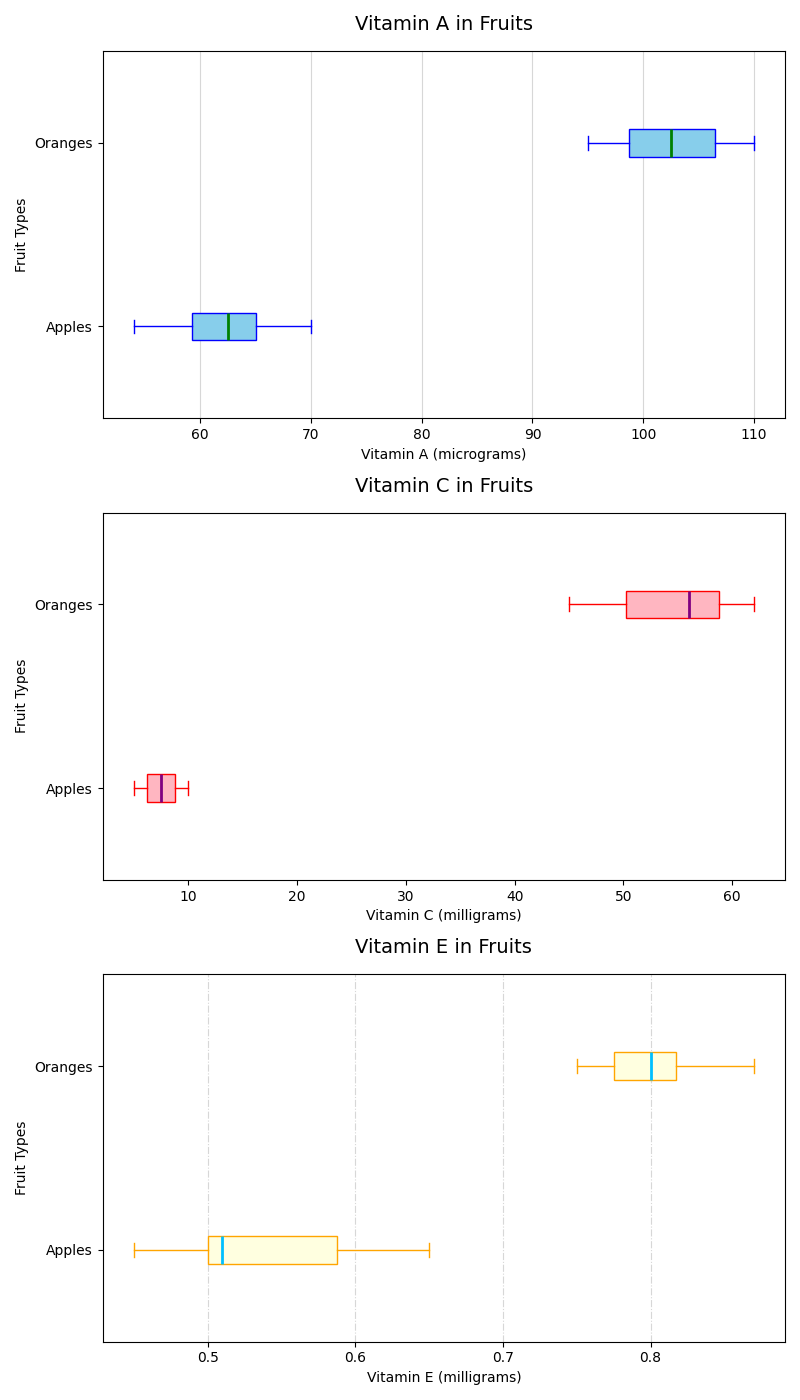

This chart was generated by the following Python code:
import matplotlib.pyplot as plt
import numpy as np

# Vitamin content data for apples and oranges
vitamin_a_apples = np.array([54, 60, 63, 65, 59, 70, 65, 62, 55, 66])
vitamin_a_oranges = np.array([98, 102, 110, 95, 105, 107, 103, 109, 101, 98])
vitamin_c_apples = np.array([6, 7, 8, 9, 5, 10, 7, 6, 8, 9])
vitamin_c_oranges = np.array([50, 45, 55, 48, 60, 62, 51, 58, 59, 57])
vitamin_e_apples = np.array([0.5, 0.6, 0.45, 0.5, 0.6, 0.65, 0.55, 0.52, 0.48, 0.50])
vitamin_e_oranges = np.array([0.8, 0.75, 0.85, 0.77, 0.80, 0.87, 0.76, 0.82, 0.81, 0.79])

# Grouping vitamin data by type
vitamin_data_a = [vitamin_a_apples, vitamin_a_oranges]
vitamin_data_c = [vitamin_c_apples, vitamin_c_oranges]
vitamin_data_e = [vitamin_e_apples, vitamin_e_oranges]

# Labels for the fruit types
fruit_labels = ['Apples', 'Oranges']

# Create a figure and axes for subplots
fig, axs = plt.subplots(3, 1, figsize=(8, 14))

# Plot horizontal box plot for Vitamin A
axs[0].boxplot(vitamin_data_a, vert=False, patch_artist=True, labels=fruit_labels, notch=False,
               boxprops=dict(facecolor='skyblue', color='blue'),
               whiskerprops=dict(color='blue'),
               capprops=dict(color='blue'),
               medianprops=dict(color='green', linewidth=2.0))
axs[0].set_title('Vitamin A in Fruits', fontsize=14, pad=15)
axs[0].set_xlabel('Vitamin A (micrograms)', fontsize=10)
axs[0].set_ylabel('Fruit Types', fontsize=10)
axs[0].grid(True, linestyle='-', linewidth=0.8, alpha=0.5, axis='x')

# Plot horizontal box plot for Vitamin C
axs[1].boxplot(vitamin_data_c, vert=False, patch_artist=True, labels=fruit_labels, notch=False,
               boxprops=dict(facecolor='lightpink', color='red'),
               whiskerprops=dict(color='red'),
               capprops=dict(color='red'),
               medianprops=dict(color='purple', linewidth=2.0))
axs[1].set_title('Vitamin C in Fruits', fontsize=14, pad=15)
axs[1].set_xlabel('Vitamin C (milligrams)', fontsize=10)
axs[1].set_ylabel('Fruit Types', fontsize=10)
axs[1].grid(False)

# Plot horizontal box plot for Vitamin E
axs[2].boxplot(vitamin_data_e, vert=False, patch_artist=True, labels=fruit_labels, notch=False,
               boxprops=dict(facecolor='lightyellow', color='orange'),
               whiskerprops=dict(color='orange'),
               capprops=dict(color='orange'),
               medianprops=dict(color='deepskyblue', linewidth=2.0))
axs[2].set_title('Vitamin E in Fruits', fontsize=14, pad=15)
axs[2].set_xlabel('Vitamin E (milligrams)', fontsize=10)
axs[2].set_ylabel('Fruit Types', fontsize=10)
axs[2].grid(True, linestyle='-.', linewidth=0.8, alpha=0.5, axis='x')

plt.tight_layout()
plt.show()
